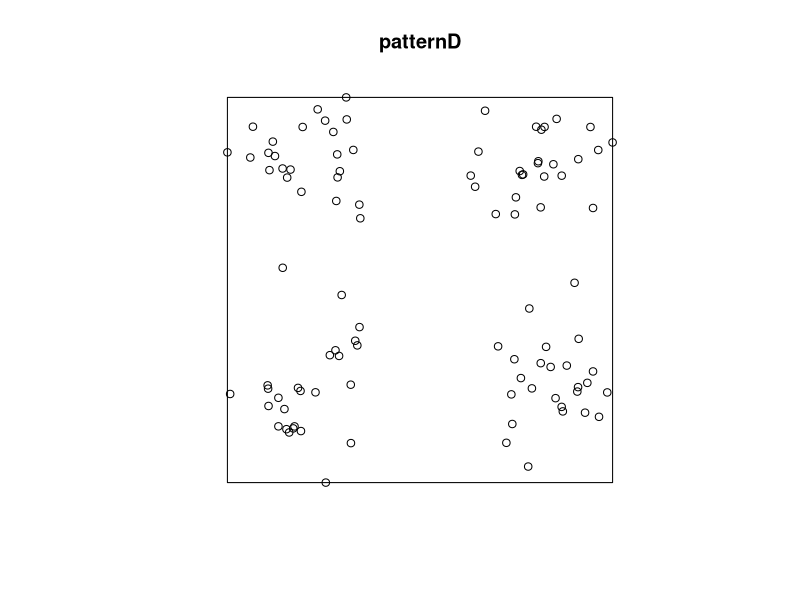
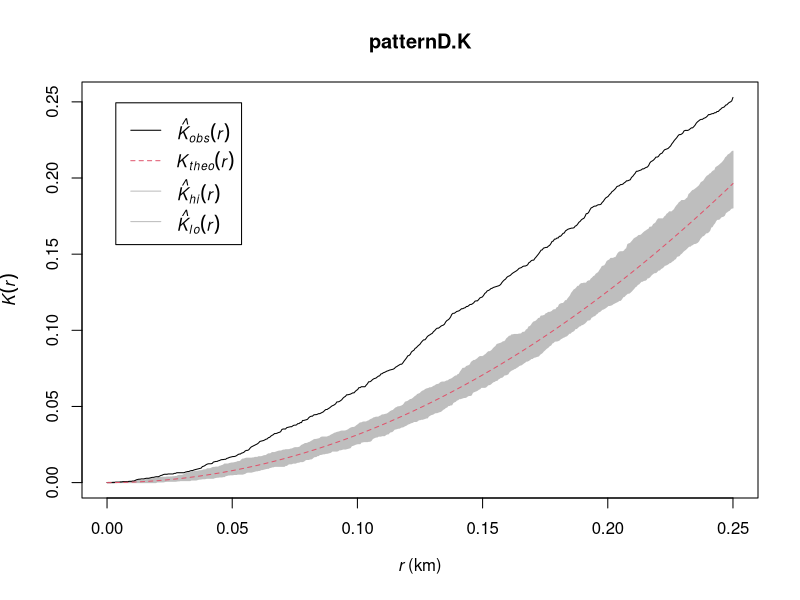
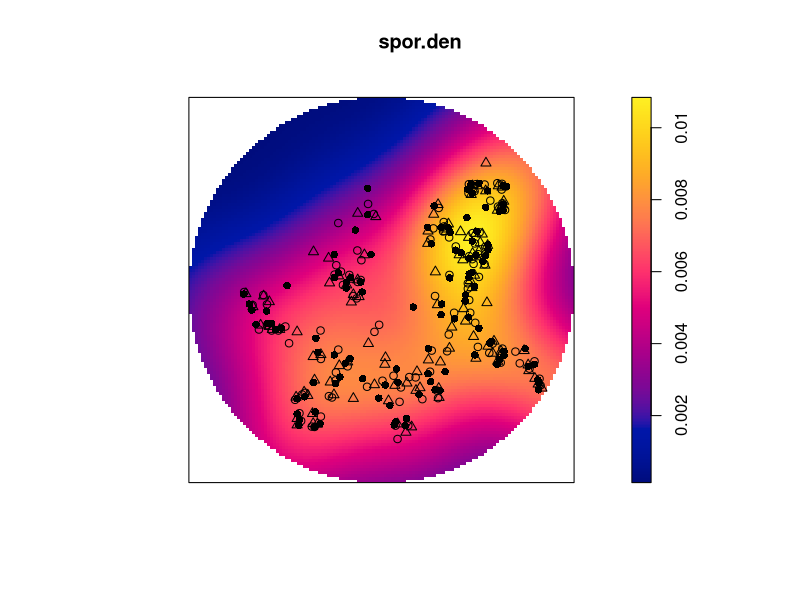
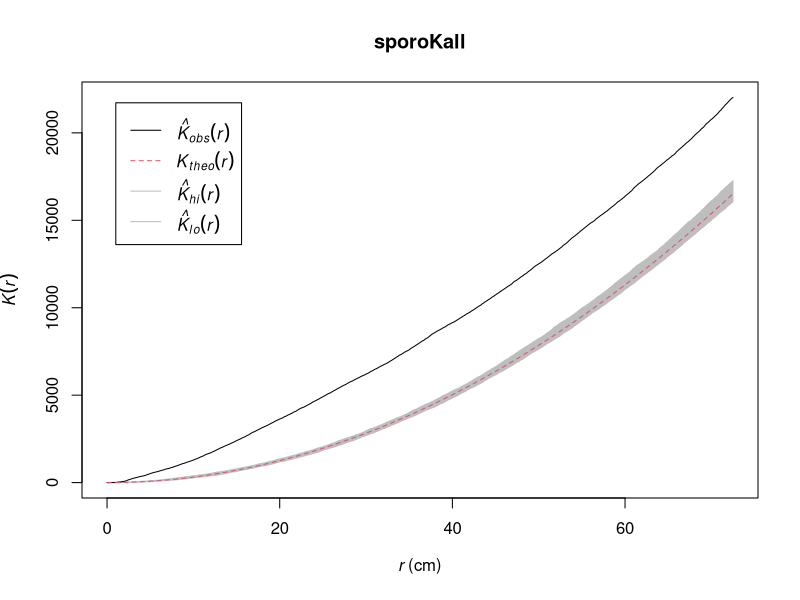
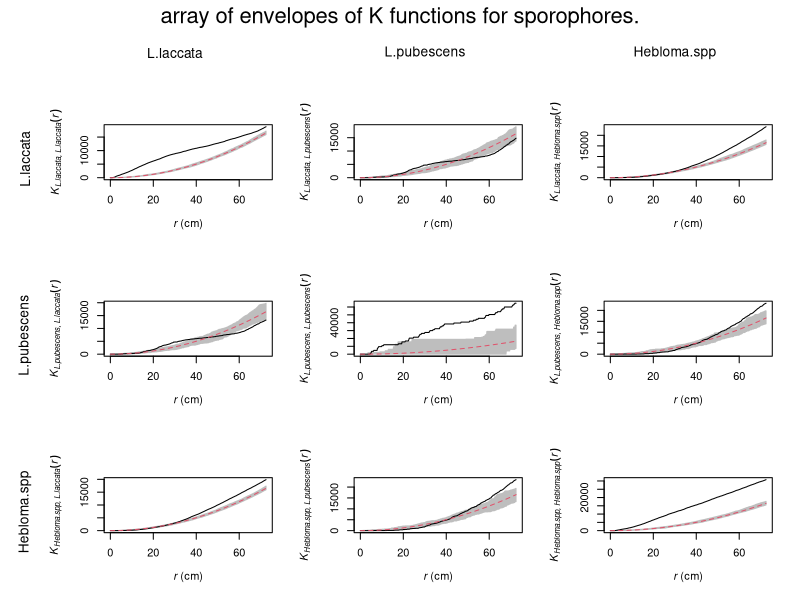

The R script that drew these images, in order:
## ---- chunk 1
knitr::opts_chunk$set(echo = TRUE)
## ---- chunk 2
library(spatstat)
library(tidyverse)
## ---- chunk 3
n <- 100
simDat <- rbind(data.frame(x=rnorm(n),y=rnorm(n),id="A"),
                data.frame(x=runif(n),y=runif(n),id="B"),
                data.frame(expand.grid(x = seq(0, 1, length.out = sqrt(n)),
                                       y = seq(0, 1, length.out = sqrt(n))),
                           id="C"),
                data.frame(x=c(rnorm(n/4)-3, rnorm(n/4)-3, rnorm(n/4)+3,  rnorm(n/4)+3),
                           y=c(rnorm(n/4)-3, rnorm(n/4)+3, rnorm(n/4)-3, rnorm(n/4)+3),
                           id="D"))
simDat <- simDat %>% group_by(id) %>% mutate(x = scales::rescale(x), 
                                             y=scales::rescale(y))
## ---- chunk 4
patternD <- simDat %>% filter(id=="D")
patternD <- ppp(x = patternD$x, y=patternD$y,
                xrange=c(0,1), yrange=c(0,1),
                unitname="km")
summary(patternD)
plot(patternD)
## ---- chunk 5
patternD.K <- envelope(patternD, fun = Kest, nsim = n, verbose=FALSE)
plot(patternD.K)
## ---- chunk 6
data("sporophores")
summary(sporophores)
## ---- chunk 7
spor.den <- density(sporophores)
plot(spor.den)
points(sporophores, pch=c(16,1,2))
## ---- chunk 8
sporoKall <- envelope(sporophores, fun = Kest, nsim = n, verbose=FALSE)
plot(sporoKall)
## ---- chunk 9
sporoKsp <- alltypes(sporophores, "K", envelope = TRUE, verbose = FALSE)
plot(sporoKsp)
